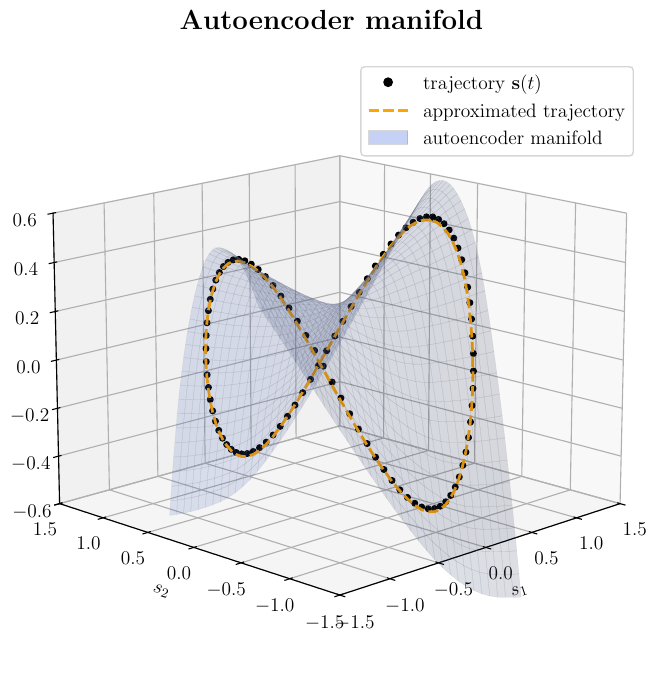

Source code (Python):
# autoencoder_manifold.py  –– “Autoencoder-based nonlinear manifold” figure
# --------------------------------------------------------------------------
import numpy as np
import matplotlib.pyplot as plt
from matplotlib.lines  import Line2D
from matplotlib.patches import Patch
import torch
import torch.nn as nn
import torch.optim as optim

# ---------- 0. Global LaTeX / font style -----------------------------------
plt.rcParams.update({
    "text.usetex": True,
    "font.family" : "serif",
    "axes.titlesize": 20,
    "axes.labelsize": 14,
    "xtick.labelsize": 14,
    "ytick.labelsize": 14,
    "legend.fontsize": 14,
})

# ---------- 1. Trajectory  s(t)  -------------------------------------------
t = np.linspace(0, 2*np.pi, 100)
S = np.c_[np.cos(t), np.sin(t), 0.5*np.cos(2*t)].astype(np.float32)   # (100,3)

# ---------- 2. Two–dimensional auto-encoder --------------------------------
class AE(nn.Module):
    def __init__(self):
        super().__init__()
        self.encoder = nn.Sequential(
            nn.Linear(3, 16), nn.ELU(),
            nn.Linear(16, 2)
        )
        self.decoder = nn.Sequential(
            nn.Linear(2, 16), nn.ELU(),
            nn.Linear(16, 3)
        )
    def forward(self, x):                        # full AE pass
        return self.decoder(self.encoder(x))

model     = AE()
criterion = nn.MSELoss()
optimiser = optim.Adam(model.parameters(), lr=1e-2)

# ---------- 3. Training -----------------------------------------------------
x_tensor = torch.from_numpy(S)
loader   = torch.utils.data.DataLoader(
              torch.utils.data.TensorDataset(x_tensor),
              batch_size=16, shuffle=True)

for epoch in range(800):                        # ~½ s on CPU
    for (batch,) in loader:
        optimiser.zero_grad()
        loss = criterion(model(batch), batch)
        loss.backward()
        optimiser.step()
    if (epoch+1) % 100 == 0:
        print(f"epoch {epoch+1:>3d}  |  loss ≈ {loss.item():.3e}")

# ---------- 4. Inference -----------------------------------------------------
model.eval()
with torch.no_grad():
    X_recon   = model(x_tensor).numpy()               # (100,3)
    Z_latent  = model.encoder(x_tensor).numpy()       # (100,2)

# ---------- 5. Decode a latent grid to draw the manifold surface ------------
pad   = 0.25                                          # visual margin
z1    = np.linspace(Z_latent[:,0].min()-pad, Z_latent[:,0].max()+pad, 35)
z2    = np.linspace(Z_latent[:,1].min()-pad, Z_latent[:,1].max()+pad, 35)
Z1, Z2 = np.meshgrid(z1, z2)
latent_grid = torch.from_numpy(
                 np.stack([Z1.ravel(), Z2.ravel()], axis=1)
             ).float()
with torch.no_grad():
    decoded = model.decoder(latent_grid).numpy()      # (35²,3)

X_surf = decoded[:,0].reshape(Z1.shape)
Y_surf = decoded[:,1].reshape(Z1.shape)
Z_surf = decoded[:,2].reshape(Z1.shape)

# ---------- 6. Plot ----------------------------------------------------------
fig = plt.figure(figsize=(9,7))
ax  = fig.add_subplot(111, projection='3d')

# 6.1 curves
ax.plot3D(*S.T       , 'ko',  ms=4,
          label=r'\textit{trajectory} $\mathbf{s}(t)$')
ax.plot3D(*X_recon.T , color='orange', lw=2, ls='--',
          label=r'\textit{approximated trajectory}')

# 6.2 manifold surface
ax.plot_surface(X_surf, Y_surf, Z_surf,
                color='royalblue', alpha=0.15,
                edgecolor='gray', linewidth=0.25)

# 6.3 axes / legend
ax.set(xlim=(-1.5,1.5), ylim=(-1.5,1.5), zlim=(-0.6,0.6),
       xlabel=r'$s_1$', ylabel=r'$s_2$', zlabel=r'$s_3$')
ax.set_title(r'\textbf{Autoencoder manifold}', pad=20)
ax.view_init(elev=15, azim=225)

ax.legend(handles=[
    Line2D([], [], color='k',       marker='o', ls='None',
           label=r'trajectory $\mathbf{s}(t)$'),
    Line2D([], [], color='orange',  lw=2,      ls='--',
           label=r'approximated trajectory'),
    Patch  (facecolor='royalblue',  edgecolor='gray', alpha=0.3,
            label=r'autoencoder manifold')
], loc='upper right', frameon=True)

plt.tight_layout()
plt.savefig("autoencoder_manifold.pdf", bbox_inches='tight')
plt.show()
